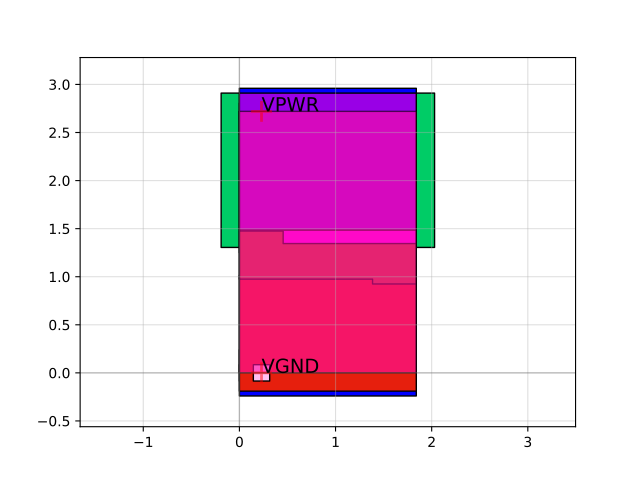

Source code (Python):
import sky130

c = sky130.components.sky130_fd_sc_hd__decap_4()
c.plot()
